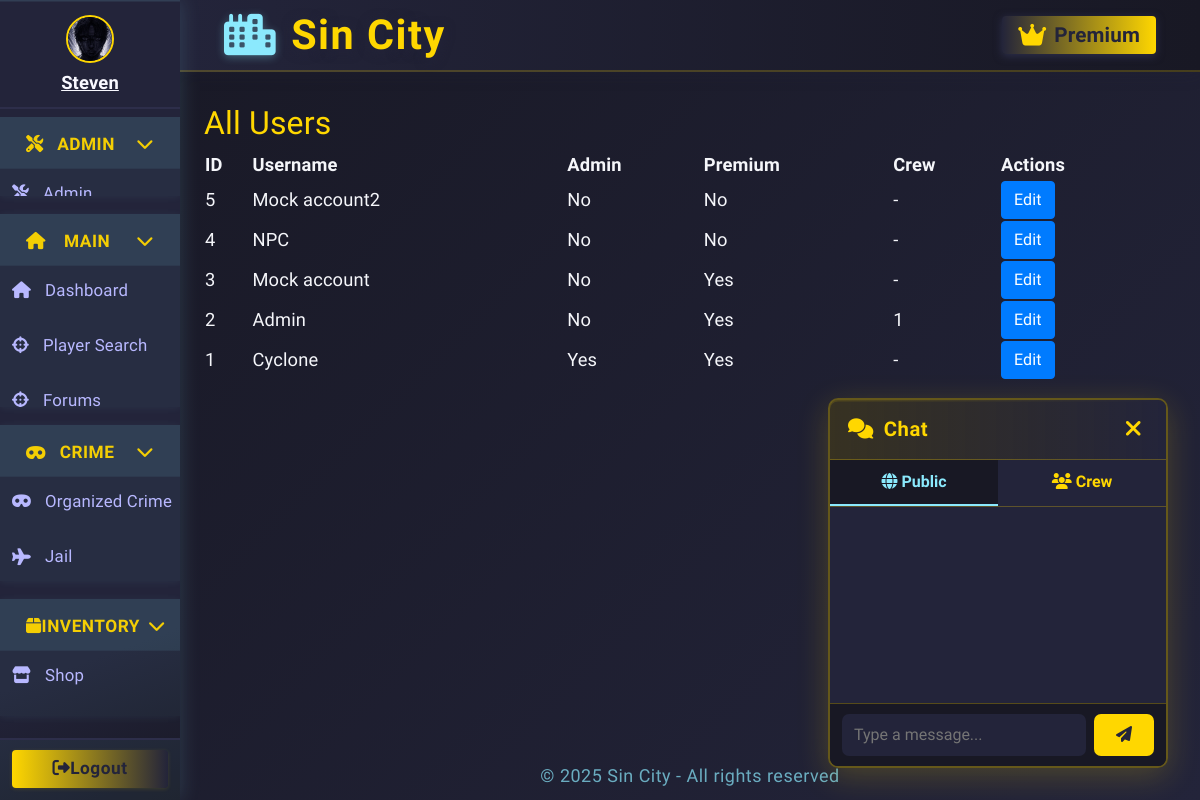
Before: /admin/users (signed in) with the older database file.
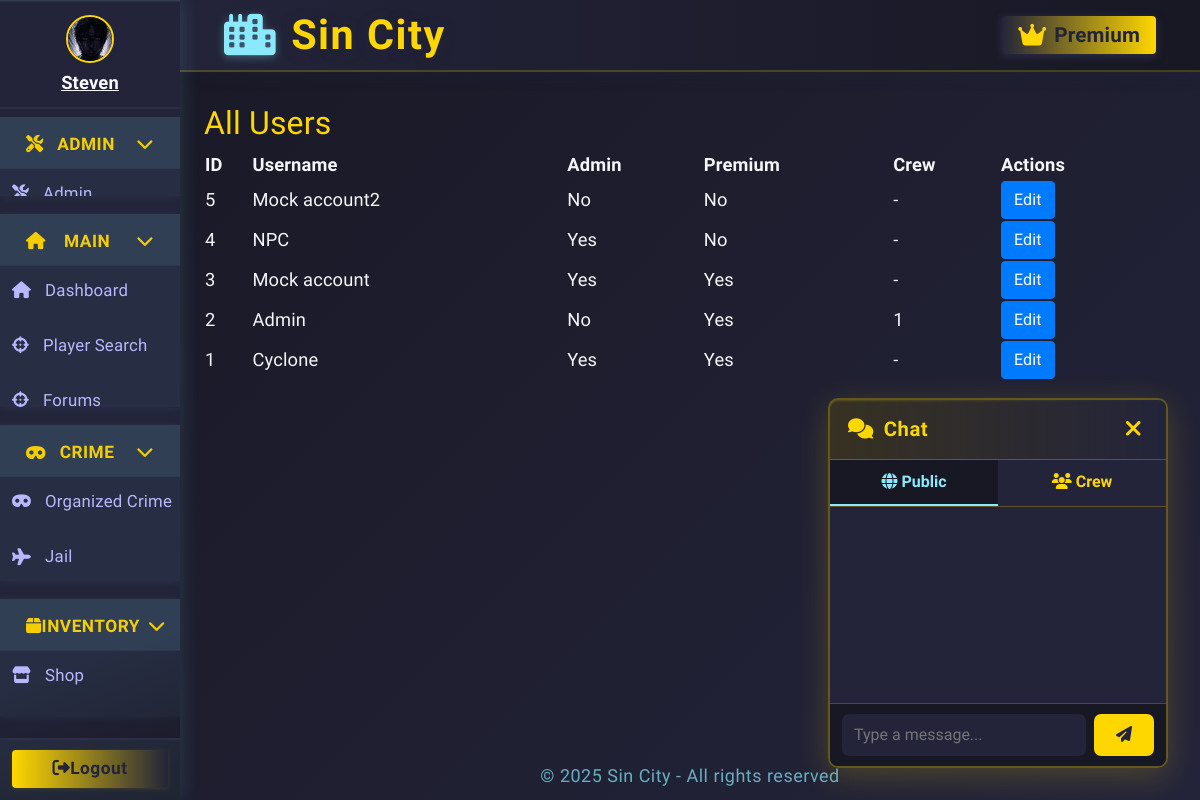
After: the same page with the newer database file.
### app.py (models this page shows, shortened)
class User(db.Model, UserMixin):
    __tablename__ = 'user'
    id = db.Column(db.Integer, primary_key=True)
    username = db.Column(db.String(12), unique=True, nullable=False)
    password_hash = db.Column(db.String(150), nullable=False)
    crew_id = db.Column(db.Integer, db.ForeignKey('crew.id'), nullable=True)
    last_seen = db.Column(db.DateTime, default=datetime.utcnow)
    last_earned = db.Column(db.DateTime, default=None, nullable=True)
    is_admin = db.Column(db.Boolean, default=False)
    premium = db.Column(db.Boolean, default=False)
    premium_until = db.Column(db.DateTime, nullable=True)
    last_known_ip = db.Column(db.String(45))
    organized_crime_id = db.Column(db.Integer, db.ForeignKey('organized_crime.id'))
    last_crime_time = db.Column(db.DateTime, nullable=True)
    gun_id = db.Column(db.Integer, db.ForeignKey('shop_item.id'), nullable=True)
    gun = db.relationship('ShopItem', foreign_keys=[gun_id])
    character = db.relationship('Character', backref='master', uselist=False, foreign_keys='Character.master_id')
    kills = db.Column(db.Integer, default=0)
    characters = db.relationship('Character', backref='owner', lazy=True,    foreign_keys='Character.master_id')
    linked_characters = db.relationship('Character', foreign_keys='Character.user_id')

### app.py (the view)
@admin_bp.route('/users')
@admin_required
def admin_users():
    users = User.query.order_by(User.id.desc()).all()
    return render_template('admin/users.html', users=users)

### app.py (called while the page is built)
def admin_required(f):
    from functools import wraps
    @wraps(f)
    def decorated_function(*args, **kwargs):
        if not current_user.is_authenticated or not getattr(current_user, 'is_admin', False):
            flash("Admin access required.", "danger")
            return redirect(url_for('dashboard'))
        return f(*args, **kwargs)
    return decorated_function

@app.context_processor
def inject_user():
    return dict(user=current_user)

@app.before_request
def update_last_seen():
    if current_user.is_authenticated:
        now = datetime.utcnow()
        if not current_user.last_seen or (now - current_user.last_seen).seconds > 1:
            current_user.last_seen = now
            db.session.commit()

@app.before_request
def enable_sqlite_fk():
    if db.engine.url.drivername == 'sqlite':
        with db.engine.connect() as conn:
            conn.execute(db.text("PRAGMA foreign_keys=ON"))

@login_manager.user_loader
def load_user(user_id):
    return db.session.get(User, int(user_id))

### templates/admin/users.html (shortened to what this page needs)
{% extends "base.html" %}
{% block content %}
<div class="dashboard-hero">
    <h2 style="color:#ffd700;">All Users</h2>
    <table style="width:100%;color:#f5f6fa;">
        <tr>
            <th>ID</th><th>Username</th><th>Admin</th><th>Premium</th><th>Crew</th><th>Actions</th>
        </tr>
        {% for user in users %}
        <tr>
            <td>{{ user.id }}</td>
            <td>{{ user.username }}</td>
            <td>{{ 'Yes' if user.is_admin else 'No' }}</td>
            <td>{{ 'Yes' if user.premium else 'No' }}</td>
            <td>{{ user.crew_id or '-' }}</td>
            <td>
                <a href="{{ url_for('admin.admin_edit_user', user_id=user.id) }}" class="btn btn-primary">Edit</a>
            </td>
        </tr>
        {% endfor %}
    </table>
</div>
{% endblock %}

Changed rows visible on the page:
changed User "NPC": is_admin "No" → "Yes"
changed User "Mock account": is_admin "No" → "Yes"
